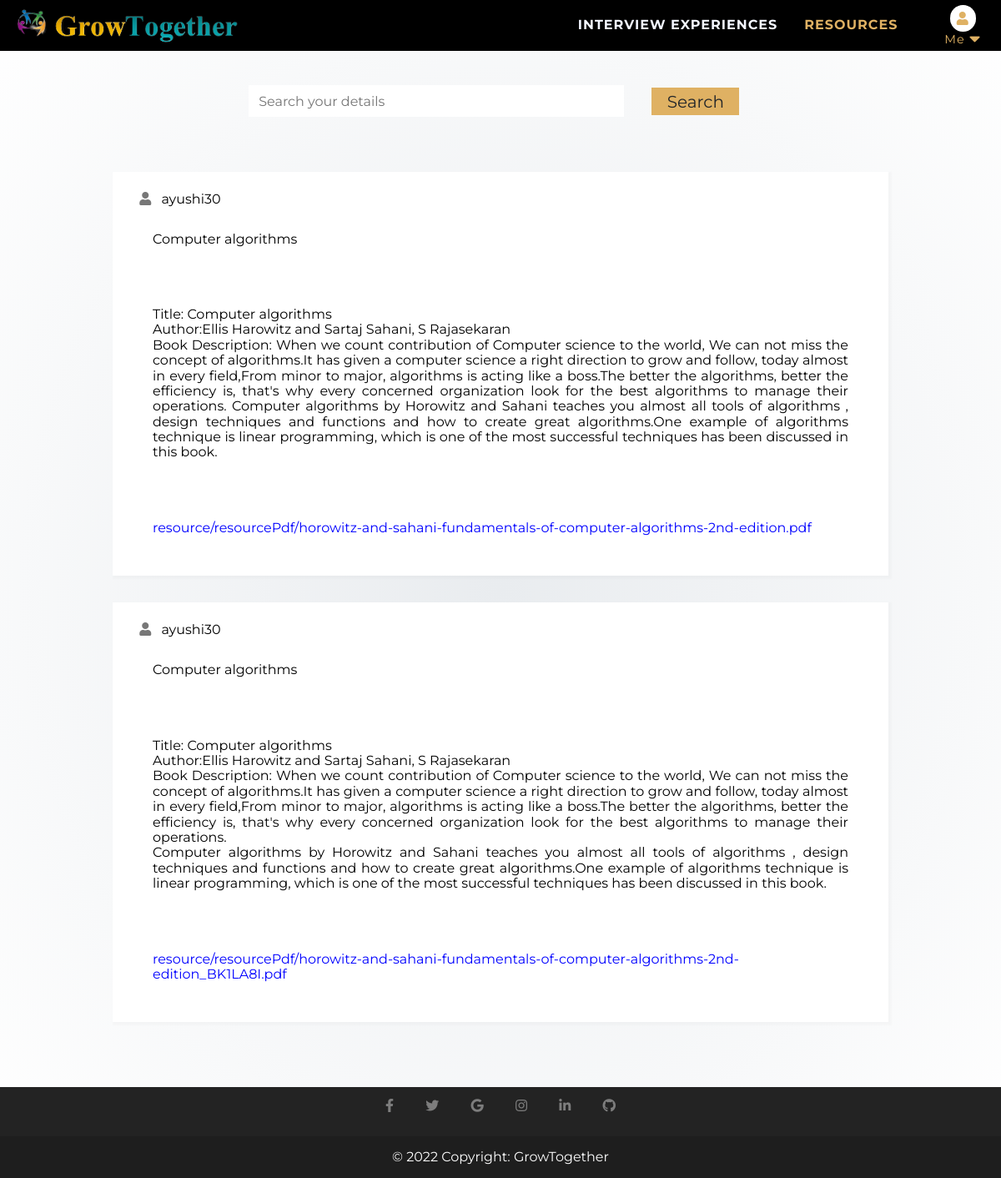
The page /resources/Algorithms (signed in) on the database its author committed.
### Interview/models.py (models this page shows, shortened)
class ResourceDatabase(models.Model):
    resourceID = models.BigAutoField(primary_key=True)
    date = models.DateField()
    sname = models.CharField(max_length=30)
    Userid = models.ForeignKey(User, default=None, on_delete=models.CASCADE)
    topic = models.TextField()
    resourceDesc = models.TextField(null = True, blank = True)
    file= models.FileField(upload_to='resource/resourcePdf')

### Interview/views.py (the view)
# urls.py: path('resources/<str:sname>', views.resources, name='resources'),
@login_required(login_url='login')
def resources(request, sname ):
   current = request.user
   userid = current.id
   vlogs = ResourceDatabase.objects.filter(sname=sname)
   dik=User.objects.get(id=userid)
   context = {'vlogs':vlogs, 'dik':dik}
   return render(request, 'resources.html', context)

### Templates/resources.html (shortened to what this page needs)
{% load static %}
<!DOCTYPE html>
<html lang="en">
<head>
    <link href="https://cdnjs.cloudflare.com/ajax/libs/font-awesome/5.10.0/css/all.min.css" rel="stylesheet">
    <link href="lib/flaticon/font/flaticon.css" rel="stylesheet">
    <link href="lib/owlcarousel/assets/owl.carousel.min.css" rel="stylesheet">
    <link href="lib/lightbox/css/lightbox.min.css" rel="stylesheet">
    <link href="{% static 'style2.css' %}" rel="stylesheet">
</head>
<body>
    <div class="container-fluid fixed-top nav-bar p-0">
        <div class="container position-relative" style="z-index: 9;    width: 100%;
        max-width: 100%;
        padding: 0 !important;">
            <nav class="navbar navbar-expand-lg bg-secondary navbar-dark py-3 py-lg-0 pl-3 pl-lg-5">
                <a href="/index" class="navbar-brand">
					         <img class="max-h-l2 w-auto" src="{% static 'images/logo1.png' %}" />
                </a>
                <div style="padding-right:0 !important" class="collapse navbar-collapse justify-content-between px-3" id="navbarCollapse">
                    <div class="navbar-nav ml-auto py-0">
                        <div style="line-height: 3em;font-weight: bold;margin-left:0.5em;margin-right:0.5em;" class="nav-item dropdown">
                            <a href="#" class="nav-item nav-link dropdown-toggle" data-toggle="dropdown">INTERVIEW EXPERIENCES</a>
                        </div>
                        <div style="line-height: 3em;font-weight: bold;margin-left:0.5em;margin-right:0.5em;" class="nav-item dropdown">
                            <a href="#" class="nav-item nav-link dropdown-toggle" data-toggle="dropdown" style="color:#DFB163;">RESOURCES</a>
                        </div>
                        <div style="margin-left:2em;" class="nav-item dropdown">
                            <a href="#" class="nav-link dropdown-toggle active" data-toggle="dropdown">
                                <div style="text-align: center;">
                                    <i class="fa fa-user" aria-hidden="true"></i>
                                </div>
                                <div style="display:inline-flex;"><p style="margin-bottom:0;font-size: 0.9em;">Me</p>&nbsp;<i style="font-size: 1.3em;    line-height: 0.8;" class="fa fa-caret-down"></i></div>
                            </a>
                        </div>
                    </div>
                </div>
            </nav>
        </div>
    </div>
    <div class="container py-5">
	    <div class="row pt-5" style="margin-top: 70px;margin-bottom: 40px;">
	        <div class="col-lg-9 col-md-6 mb-5" style="max-width:50%;margin-left: 17%;">
                <form action="">
                    <div class="form-group">
                        <input type="text" class="form-control border-0" placeholder="Search your details" required="required" />
                    </div>
                </form>
            </div>
		   <div class="col-lg-3 col-md-6 mb-5">
                <form action="">
                    <div>
                        <button class="btn btn-lg btn-primary btn-block border-0" type="submit">Search</button>
                    </div>
                </form>
            </div>
		</div>
        {% for vlog in vlogs %}
        <div class="row pt-5">
		    <div class="col-lg-12 mt-5 mt-lg-0">
                <div style="" class="d-flex flex-column text-center bg-secondary mb-5 py-5 px-4">
                    <div class="" style="max-width:50%;margin-left: -19%;">
                        <i class="fa fa-user" aria-hidden="true"></i>
                        <a style="text-decoration: none;color:black;" href="profiletest/{{vlog.Userid}}"> {{vlog.Userid}} </a>
                    </div>
                    <div style="text-align: justify;padding: 1.5em;padding-bottom: 3em;color:black;">
                        {{vlog.topic|safe}}
                    </div>
                    <div style="text-align: justify;padding: 1.5em;padding-bottom: 3em;color:black;">
                        {{vlog.resourceDesc|safe}}
                    </div>
                    <div style="text-align: justify;padding: 1.5em;padding-bottom: 3em;color:black;">
                        <a  style="color:blue;" href="{{vlog.file.url}}" target="_blank">{{vlog.file}}</a>
                    </div>
                </div>
            </div>
        </div>
        {% endfor %}
        <footer class="bg-dark text-center text-white position-sticky" style="opacity: 0.95;margin-top:70px;">
            <div class="container p-4 pb-0" style="padding:0rem !important">
              <section class="mb-4" style="margin-bottom: 12.4px !important;margin-top: 24px;">
                <a class="btn btn-outline-light btn-floating m-1" href="#!" role="button"
                  ><i class="fab fa-facebook-f"></i
                ></a>
                <a class="btn btn-outline-light btn-floating m-1" href="#!" role="button"
                  ><i class="fab fa-twitter"></i
                ></a>
                <a class="btn btn-outline-light btn-floating m-1" href="#!" role="button"
                  ><i class="fab fa-google"></i
                ></a>
                <a class="btn btn-outline-light btn-floating m-1" href="#!" role="button"
                  ><i class="fab fa-instagram"></i
                ></a>
                <a class="btn btn-outline-light btn-floating m-1" href="#!" role="button"
                  ><i class="fab fa-linkedin-in"></i
                ></a>
                <a class="btn btn-outline-light btn-floating m-1" href="#!" role="button"
                  ><i class="fab fa-github"></i
                ></a>
              </section>
            </div>
            <div class="text-center p-3" style="background-color: rgba(0, 0, 0, 0.2);">
              © 2022 Copyright:
              <a class="text-white" href="https://mdbootstrap.com/">GrowTogether</a>
            </div>
          </footer>
</body>
</html>

### rows shown on the page
ResourceDatabase: Userid "ayushi30", topic "Computer algorithms", resourceDesc "Title: Computer algorithms Author:Ellis Harowitz and Sartaj Sahani, S Rajasekaran Book Description: When we count contribution of Computer science to the world, We can not miss the concept of algorithms.It has given a computer science a right direction to grow and follow, today almost in every field,From minor to major, algorithms is acting like a boss.The better the algorithms, better the efficiency is, that's why every concerned organization look for the best algorithms to manage their operations. Computer algorithms by Horowitz and Sahani teaches you almost all tools of algorithms , design techniques and functions and how to create great algorithms.One example of algorithms technique is…", file "resource/resourcePdf/horowitz-and-sahani-fundamentals-of-computer-algorithms-2nd-edition.pdf"
ResourceDatabase: Userid "ayushi30", topic "Computer algorithms", resourceDesc "Title: Computer algorithms Author:Ellis Harowitz and Sartaj Sahani, S Rajasekaran Book Description: When we count contribution of Computer science to the world, We can not miss the concept of algorithms.It has given a computer science a right direction to grow and follow, today almost in every field,From minor to major, algorithms is acting like a boss.The better the algorithms, better the efficiency is, that's why every concerned organization look for the best algorithms to manage their operations. Computer algorithms by Horowitz and Sahani teaches you almost all tools of algorithms , design techniques and functions and how to create great algorithms.One example of algorithms technique is…", file "resource/resourcePdf/horowitz-and-sahani-fundamentals-of-computer-algorithms-2nd-edition_BK1LA8I.pdf"
